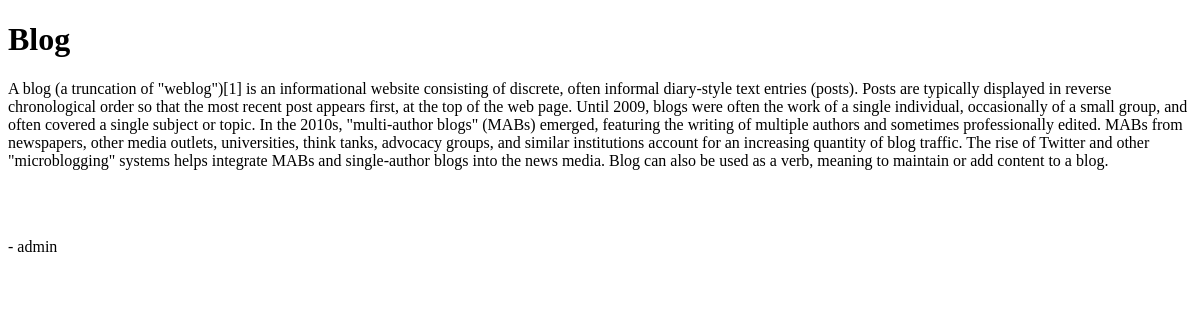
The app's page /blogs/16/, older data.
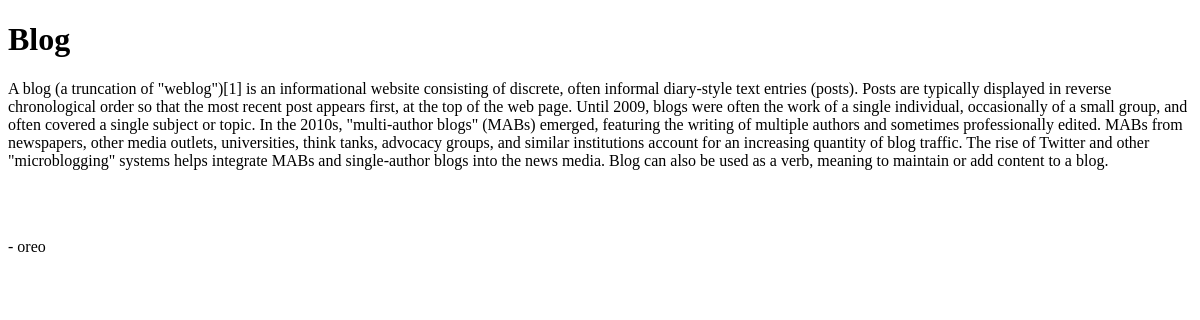
The same page, newer data.
### blog/models.py (models this page shows, shortened)
class Blog(models.Model):
    title = models.CharField(max_length=300)
    text = models.TextField()
    author = models.ForeignKey(User, on_delete=models.CASCADE, related_name='blogs')

### blog/views.py (the view)
# urls.py: path('<int:pk>/', views.BlogDetailView.as_view(), name='blog.detail'),
class BlogDetailView(DetailView):
    model = Blog
    context_object_name = 'blog'
    template_name = 'blog/detail_view.html'

### blog/templates/blog/detail_view.html (shortened to what this page needs)
<!DOCTYPE html>
<html lang="en">
<head>
</head>
<body>
    <h1>{{blog.title}}</h1>
    <p>{{blog.text}}</p>
    <br><br>
    <p> - {{blog.author}}</p>
</body>
</html>

Row changes from the older to the newer data that the page shows:
changed Blog "Blog": author "admin" → "oreo"
